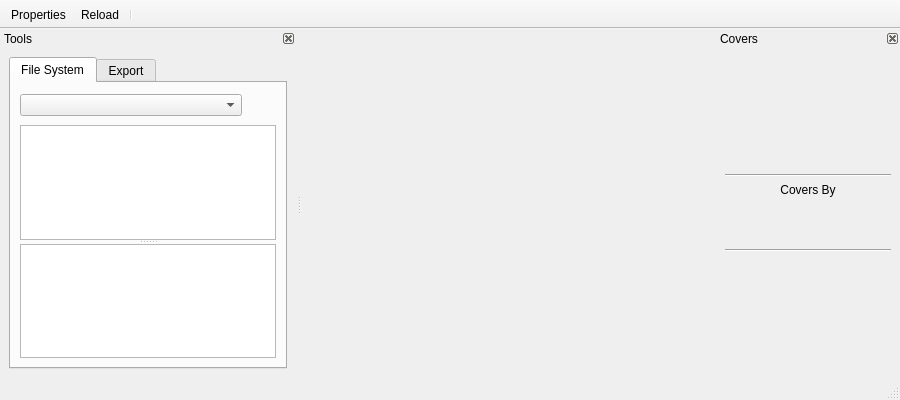
<?xml version="1.0" encoding="UTF-8"?>
<ui version="4.0">
 <class>UIMain</class>
 <widget class="QMainWindow" name="UIMain">
  <property name="geometry">
   <rect>
    <x>0</x>
    <y>0</y>
    <width>900</width>
    <height>400</height>
   </rect>
  </property>
  <property name="iconSize">
   <size>
    <width>36</width>
    <height>36</height>
   </size>
  </property>
  <property name="toolButtonStyle">
   <enum>Qt::ToolButtonTextUnderIcon</enum>
  </property>
  <property name="dockNestingEnabled">
   <bool>true</bool>
  </property>
  <property name="unifiedTitleAndToolBarOnMac">
   <bool>true</bool>
  </property>
  <widget class="QWidget" name="centralwidget">
   <layout class="QVBoxLayout" name="centralVerticalLayout">
    <item>
     <widget class="pQueuedMessageToolBar" name="qmtbInfos"/>
    </item>
    <item>
     <widget class="QSplitter" name="sViews">
      <property name="orientation">
       <enum>Qt::Horizontal</enum>
      </property>
      <widget class="PartitionWidget" name="pwMainView" native="true"/>
     </widget>
    </item>
   </layout>
  </widget>
  <widget class="pDockWidget" name="dwTools">
   <property name="features">
    <set>QDockWidget::DockWidgetClosable|QDockWidget::DockWidgetMovable</set>
   </property>
   <property name="allowedAreas">
    <set>Qt::LeftDockWidgetArea|Qt::RightDockWidgetArea</set>
   </property>
   <property name="windowTitle">
    <string>Tools</string>
   </property>
   <attribute name="dockWidgetArea">
    <number>1</number>
   </attribute>
   <widget class="QWidget" name="dockWidgetContents">
    <layout class="QVBoxLayout" name="verticalLayout">
     <item>
      <widget class="QTabWidget" name="twPages">
       <property name="currentIndex">
        <number>0</number>
       </property>
       <widget class="QWidget" name="wFS">
        <attribute name="icon">
         <iconset resource="../resources/resources.qrc">
          <normaloff>:/icons/256/tree.png</normaloff>:/icons/256/tree.png</iconset>
        </attribute>
        <attribute name="title">
         <string>File System</string>
        </attribute>
        <layout class="QGridLayout" name="gridLayout">
         <item row="0" column="0">
          <widget class="QComboBox" name="cbDrives"/>
         </item>
         <item row="0" column="1">
          <widget class="QToolButton" name="tbReloadDrives">
           <property name="toolTip">
            <string>Reload the mount points</string>
           </property>
           <property name="icon">
            <iconset resource="../resources/resources.qrc">
             <normaloff>:/icons/256/reload.png</normaloff>:/icons/256/reload.png</iconset>
           </property>
           <property name="iconSize">
            <size>
             <width>20</width>
             <height>20</height>
            </size>
           </property>
           <property name="autoRaise">
            <bool>true</bool>
           </property>
          </widget>
         </item>
         <item row="1" column="0" colspan="2">
          <widget class="QSplitter" name="splitter">
           <property name="orientation">
            <enum>Qt::Vertical</enum>
           </property>
           <widget class="QTreeView" name="tvFolders">
            <property name="editTriggers">
             <set>QAbstractItemView::NoEditTriggers</set>
            </property>
            <property name="uniformRowHeights">
             <bool>true</bool>
            </property>
            <property name="headerHidden">
             <bool>true</bool>
            </property>
           </widget>
           <widget class="QListView" name="lvFiles">
            <property name="editTriggers">
             <set>QAbstractItemView::NoEditTriggers</set>
            </property>
            <property name="dragEnabled">
             <bool>true</bool>
            </property>
            <property name="dragDropMode">
             <enum>QAbstractItemView::DragOnly</enum>
            </property>
            <property name="selectionMode">
             <enum>QAbstractItemView::ExtendedSelection</enum>
            </property>
            <property name="uniformItemSizes">
             <bool>true</bool>
            </property>
           </widget>
          </widget>
         </item>
        </layout>
       </widget>
       <widget class="QWidget" name="wExport">
        <attribute name="icon">
         <iconset resource="../resources/resources.qrc">
          <normaloff>:/icons/256/export.png</normaloff>:/icons/256/export.png</iconset>
        </attribute>
        <attribute name="title">
         <string>Export</string>
        </attribute>
        <layout class="QVBoxLayout" name="verticalLayout_3">
         <item>
          <layout class="QHBoxLayout" name="horizontalLayout_2">
           <item>
            <spacer name="horizontalSpacer">
             <property name="orientation">
              <enum>Qt::Horizontal</enum>
             </property>
             <property name="sizeHint" stdset="0">
              <size>
               <width>40</width>
               <height>20</height>
              </size>
             </property>
            </spacer>
           </item>
           <item>
            <widget class="QToolButton" name="tbClearExport">
             <property name="toolTip">
              <string>Clear the list</string>
             </property>
             <property name="icon">
              <iconset resource="../resources/resources.qrc">
               <normaloff>:/icons/256/clear.png</normaloff>:/icons/256/clear.png</iconset>
             </property>
             <property name="iconSize">
              <size>
               <width>20</width>
               <height>20</height>
              </size>
             </property>
             <property name="autoRaise">
              <bool>true</bool>
             </property>
            </widget>
           </item>
           <item>
            <widget class="QToolButton" name="tbRemoveExport">
             <property name="toolTip">
              <string>Remove the selected items from the list</string>
             </property>
             <property name="icon">
              <iconset resource="../resources/resources.qrc">
               <normaloff>:/icons/256/remove.png</normaloff>:/icons/256/remove.png</iconset>
             </property>
             <property name="iconSize">
              <size>
               <width>20</width>
               <height>20</height>
              </size>
             </property>
             <property name="autoRaise">
              <bool>true</bool>
             </property>
            </widget>
           </item>
           <item>
            <widget class="QToolButton" name="tbExport">
             <property name="toolTip">
              <string>Process the export list</string>
             </property>
             <property name="icon">
              <iconset resource="../resources/resources.qrc">
               <normaloff>:/icons/256/export.png</normaloff>:/icons/256/export.png</iconset>
             </property>
             <property name="iconSize">
              <size>
               <width>20</width>
               <height>20</height>
              </size>
             </property>
             <property name="autoRaise">
              <bool>true</bool>
             </property>
            </widget>
           </item>
          </layout>
         </item>
         <item>
          <widget class="ListView" name="lvExport">
           <property name="editTriggers">
            <set>QAbstractItemView::NoEditTriggers</set>
           </property>
           <property name="showDropIndicator" stdset="0">
            <bool>false</bool>
           </property>
           <property name="dragDropMode">
            <enum>QAbstractItemView::DropOnly</enum>
           </property>
           <property name="defaultDropAction">
            <enum>Qt::CopyAction</enum>
           </property>
           <property name="selectionMode">
            <enum>QAbstractItemView::ExtendedSelection</enum>
           </property>
           <property name="verticalScrollMode">
            <enum>QAbstractItemView::ScrollPerPixel</enum>
           </property>
           <property name="horizontalScrollMode">
            <enum>QAbstractItemView::ScrollPerPixel</enum>
           </property>
           <property name="uniformItemSizes">
            <bool>true</bool>
           </property>
          </widget>
         </item>
        </layout>
       </widget>
      </widget>
     </item>
    </layout>
   </widget>
  </widget>
  <widget class="QStatusBar" name="statusBar"/>
  <widget class="QToolBar" name="toolBar">
   <property name="windowTitle">
    <string>Main ToolBar</string>
   </property>
   <property name="movable">
    <bool>false</bool>
   </property>
   <property name="floatable">
    <bool>false</bool>
   </property>
   <attribute name="toolBarArea">
    <enum>TopToolBarArea</enum>
   </attribute>
   <attribute name="toolBarBreak">
    <bool>false</bool>
   </attribute>
   <addaction name="aProperties"/>
   <addaction name="aReloadPartitions"/>
   <addaction name="separator"/>
  </widget>
  <widget class="pDockWidget" name="dwCovers">
   <property name="minimumSize">
    <size>
     <width>184</width>
     <height>192</height>
    </size>
   </property>
   <property name="maximumSize">
    <size>
     <width>184</width>
     <height>524287</height>
    </size>
   </property>
   <property name="features">
    <set>QDockWidget::DockWidgetClosable|QDockWidget::DockWidgetMovable</set>
   </property>
   <property name="allowedAreas">
    <set>Qt::LeftDockWidgetArea|Qt::RightDockWidgetArea</set>
   </property>
   <property name="windowTitle">
    <string>Covers</string>
   </property>
   <attribute name="dockWidgetArea">
    <number>2</number>
   </attribute>
   <widget class="QWidget" name="dockWidgetContents_2">
    <layout class="QVBoxLayout" name="verticalLayout_4">
     <item>
      <widget class="QLabel" name="lCDCover">
       <property name="alignment">
        <set>Qt::AlignCenter</set>
       </property>
       <property name="openExternalLinks">
        <bool>true</bool>
       </property>
      </widget>
     </item>
     <item>
      <widget class="Line" name="line_2">
       <property name="orientation">
        <enum>Qt::Horizontal</enum>
       </property>
      </widget>
     </item>
     <item>
      <widget class="QLabel" name="lWiiTDB">
       <property name="minimumSize">
        <size>
         <width>0</width>
         <height>60</height>
        </size>
       </property>
       <property name="maximumSize">
        <size>
         <width>16777215</width>
         <height>60</height>
        </size>
       </property>
       <property name="cursor">
        <cursorShape>PointingHandCursor</cursorShape>
       </property>
       <property name="toolTip">
        <string notr="true">http://wiitdb.com</string>
       </property>
       <property name="styleSheet">
        <string notr="true">QLabel {
	background-image: url(:/wii/wiitdb.png);
	background-repeat: no-repeat;
	background-position:center bottom;
	font: bold 13px &quot;Arial&quot;;
}</string>
       </property>
       <property name="text">
        <string>Covers By</string>
       </property>
       <property name="alignment">
        <set>Qt::AlignHCenter|Qt::AlignTop</set>
       </property>
       <property name="wordWrap">
        <bool>true</bool>
       </property>
      </widget>
     </item>
     <item>
      <widget class="Line" name="line">
       <property name="orientation">
        <enum>Qt::Horizontal</enum>
       </property>
      </widget>
     </item>
     <item>
      <widget class="QLabel" name="lCover">
       <property name="alignment">
        <set>Qt::AlignCenter</set>
       </property>
       <property name="openExternalLinks">
        <bool>true</bool>
       </property>
      </widget>
     </item>
    </layout>
   </widget>
  </widget>
  <action name="aReloadPartitions">
   <property name="icon">
    <iconset resource="../resources/resources.qrc">
     <normaloff>:/icons/256/reload.png</normaloff>:/icons/256/reload.png</iconset>
   </property>
   <property name="text">
    <string>Reload</string>
   </property>
   <property name="toolTip">
    <string>Reload the partitions</string>
   </property>
  </action>
  <action name="aAbout">
   <property name="icon">
    <iconset resource="../resources/resources.qrc">
     <normaloff>:/icons/256/about.png</normaloff>:/icons/256/about.png</iconset>
   </property>
   <property name="text">
    <string>About...</string>
   </property>
   <property name="toolTip">
    <string>About QWBFS Manager</string>
   </property>
   <property name="menuRole">
    <enum>QAction::AboutRole</enum>
   </property>
  </action>
  <action name="aVersion">
   <property name="icon">
    <iconset resource="../resources/resources.qrc">
     <normaloff>:/icons/256/about.png</normaloff>:/icons/256/about.png</iconset>
   </property>
   <property name="text">
    <string>Version</string>
   </property>
   <property name="toolTip">
    <string>Show application version</string>
   </property>
   <property name="menuRole">
    <enum>QAction::NoRole</enum>
   </property>
  </action>
  <action name="aQuit">
   <property name="icon">
    <iconset resource="../resources/resources.qrc">
     <normaloff>:/icons/256/quit.png</normaloff>:/icons/256/quit.png</iconset>
   </property>
   <property name="text">
    <string>Quit...</string>
   </property>
   <property name="menuRole">
    <enum>QAction::QuitRole</enum>
   </property>
  </action>
  <action name="aProperties">
   <property name="icon">
    <iconset resource="../resources/resources.qrc">
     <normaloff>:/icons/256/properties.png</normaloff>:/icons/256/properties.png</iconset>
   </property>
   <property name="text">
    <string>Properties</string>
   </property>
   <property name="menuRole">
    <enum>QAction::PreferencesRole</enum>
   </property>
  </action>
  <action name="aConvertToWBFSFiles">
   <property name="icon">
    <iconset resource="../resources/resources.qrc">
     <normaloff>:/icons/128/iso-to-wbfs.png</normaloff>:/icons/128/iso-to-wbfs.png</iconset>
   </property>
   <property name="text">
    <string>Convert ISO Files</string>
   </property>
  </action>
  <action name="aConvertToISOFiles">
   <property name="icon">
    <iconset resource="../resources/resources.qrc">
     <normaloff>:/icons/128/wbfs-to-iso.png</normaloff>:/icons/128/wbfs-to-iso.png</iconset>
   </property>
   <property name="text">
    <string>Convert WBFS Files</string>
   </property>
  </action>
  <action name="aRenameDiscsInFolder">
   <property name="icon">
    <iconset resource="../resources/resources.qrc">
     <normaloff>:/icons/256/read-partition.png</normaloff>:/icons/256/read-partition.png</iconset>
   </property>
   <property name="text">
    <string>Rename Discs in folder</string>
   </property>
  </action>
 </widget>
 <customwidgets>
  <customwidget>
   <class>ListView</class>
   <extends>QListView</extends>
   <header>ListView.h</header>
  </customwidget>
  <customwidget>
   <class>PartitionWidget</class>
   <extends>QWidget</extends>
   <header>PartitionWidget.h</header>
   <container>1</container>
  </customwidget>
  <customwidget>
   <class>pQueuedMessageToolBar</class>
   <extends>QToolBar</extends>
   <header location="global">FreshGui/pQueuedMessageToolBar</header>
  </customwidget>
  <customwidget>
   <class>pDockWidget</class>
   <extends>QDockWidget</extends>
   <header location="global">FreshGui/pDockWidget</header>
   <container>1</container>
  </customwidget>
 </customwidgets>
 <resources>
  <include location="../resources/resources.qrc"/>
 </resources>
 <connections/>
</ui>
